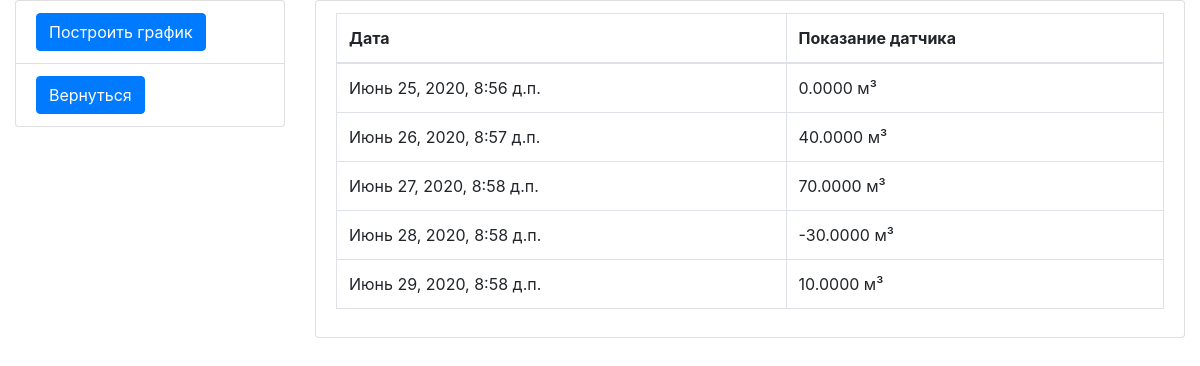
Page /timech/2 on the committed database.
### grr/models.py (models this page shows, shortened)
class values_sens(models.Model):
    tem = models.DecimalField(max_digits=11, decimal_places=4)
    dat = models.DateTimeField()
    sensfk = models.ForeignKey(sens, models.PROTECT)

class param(models.Model):
    unit = models.CharField(max_length = 50)

### grr/views.py (the view)
# urls.py: path('timech/<sensid>', views.timech, name = 'timech'),
def timech(request, sensid):
    senstype = sens.objects.all()
    senstype = senstype.filter(id = sensid)
    senstype = senstype[0].paramfk.unit
    values_list = values_sens.objects.all()
    values_list = values_list.filter(sensfk = sensid)
    form = Form()
    context =  {'form' : form, 'sensid' : sensid, 'values_list' : values_list, 'senstype' : senstype}
    return render(request, 'grr/timech.html', context)

### grr/templates/grr/timech.html (shortened to what this page needs)
<!doctype  html>
<html  lang="ru">
	<head>
		<link rel="stylesheet" href="https://maxcdn.bootstrapcdn.com/bootstrap/4.1.0/css/bootstrap.min.css">
	</head>
	<body>
	  <div  class="container-fluid">
			<div class="row">
				<div class="col-3">
					<li class="list-group-item">
						<form method="POST" action="{% url 'grath' sensid %}">
							<button class="btn btn-primary" type="submit">Построить график</button>
						</form>
					</li>
					<li class="list-group-item">
						<form action="{% url 'lk' %}">
							<button class="btn btn-primary" type="submit">Вернуться</button>
						</form>
					</li>
				</div>
				<div class="col-9">
					<li class="list-group-item">
						<table class="table table-bordered">
							<thead>
								<th>Дата</th>
								<th>Показание датчика</th>
							</thead>
							<tbody>
								{% for value in values_list%}
								<tr>
									<td>{{value.dat}}</td>
									<td>{{value.tem}} {{senstype}}</td>
								</tr>
								{% endfor %}
							</tbody>
						</table>
					</li>
				</div>
	  </div>
	</div>
	</body>
</html>

### rows in the picture
values_sens: dat "Июнь 25, 2020, 8:56 д.п.", tem "0.0000"
param: unit "м³"
values_sens: dat "Июнь 26, 2020, 8:57 д.п.", tem "40.0000"
values_sens: dat "Июнь 27, 2020, 8:58 д.п.", tem "70.0000"
values_sens: dat "Июнь 28, 2020, 8:58 д.п.", tem "-30.0000"
values_sens: dat "Июнь 29, 2020, 8:58 д.п.", tem "10.0000"
